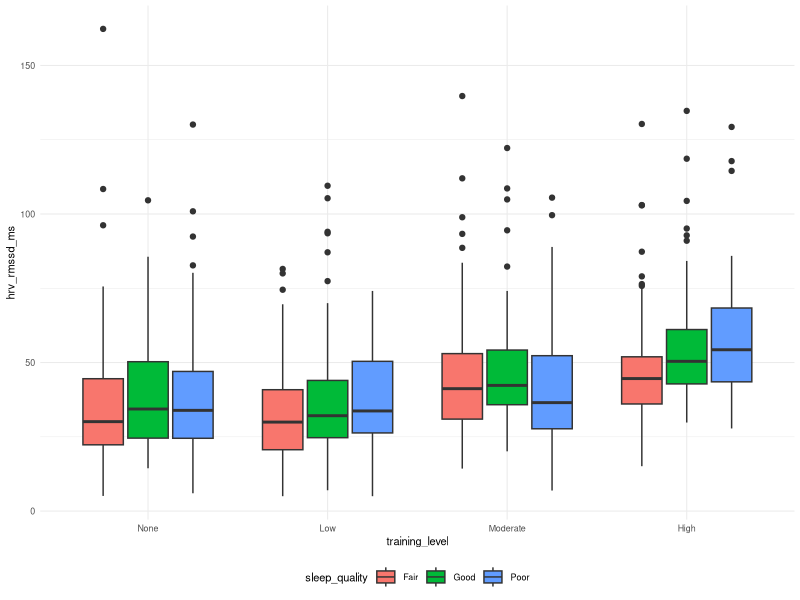
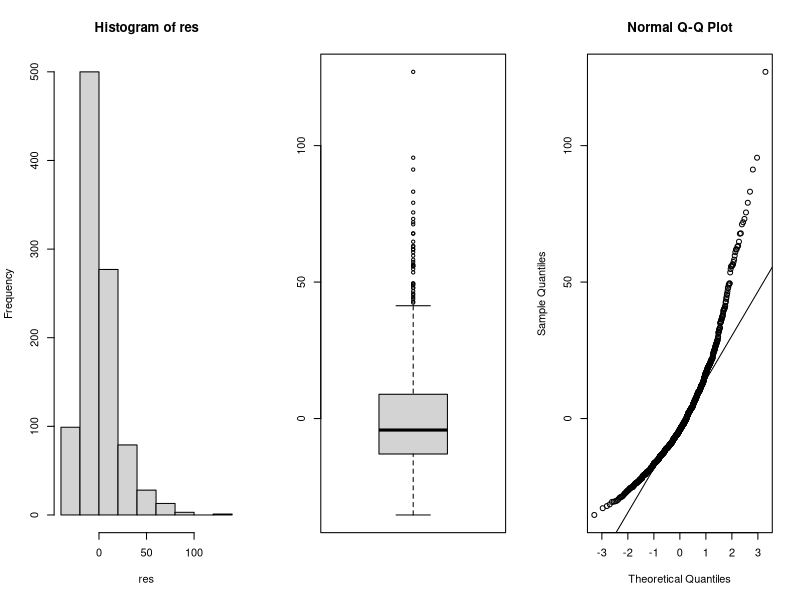

R code for these plots, in order: (Note: this script raises an error after producing the figures.)
####
library(ggplot2)
library(dplyr)
library(gridExtra)
library(tidyverse)
library(RColorBrewer)
library(caret)
library(ggpubr)
library(rstatix)
library(patchwork)

data1 = read.csv("exercise_hrv.csv")
str(data1)

data1 = data1 %>%
  mutate(training_level = as.factor(training_level), sex = as.factor(sex),
         sleep_quality = as.factor(sleep_quality))
str(data1)

# Check effect of sleep quality and training level on hrv values and resting hr values

# 1 - Check for hrv values

data1 %>%
  ggplot(aes( x = training_level, y = hrv_rmssd_ms, fill = sleep_quality))+
  geom_boxplot()+
  scale_x_discrete(limits = c("None", "Low", "Moderate", "High"))+
  theme_minimal(base_size = 8)+
  theme(legend.position = "bottom")

stats = data1 %>%
  group_by(training_level, sleep_quality) %>% 
  summarise(count = n(), mean = mean(hrv_rmssd_ms), sd = sd(hrv_rmssd_ms)) %>%
  as.data.frame()
stats 

anova_two = aov(hrv_rmssd_ms ~ training_level * sleep_quality, data = data1)

# Assumption 1 - Independent samples: Yes, different individuals
# Assumption 2 - Normality of residuals

res = anova_two$residuals
par(mfrow = c(1,3))
hist(res)
boxplot(res)
qqnorm(res)
qqline(res)
r
# Shapiro test
anova_two$xlevels$training_level

h1 <- ggplot(data = anova_two, aes(y = residuals, fill = xlevels$training_level)) +
  geom_boxplot(color = "black", position = 'identity') + 
  labs(title = "Histogram", y = "Phenotype", x = "Height") +
  facet_grid(.~ anova_two$xlevels$training_level) # allows me to split by Females and Males
h1


# Create data frame for plotting
plot_data <- data.frame(
  residuals = residuals(anova_two),
  training_level = anova_two$model$training_level
)

# Plot
ggplot(plot_data, aes(x = training_level, y = residuals, fill = training_level)) +
  geom_boxplot(color = "black") +
  labs(title = "Residuals by Training Level", 
       y = "Residuals", 
       x = "Training Level")



library(ggplot2)
library(gridExtra)

# Data frame for plots
plot_data <- data.frame(
  residuals = residuals(anova_two),
  training_level = anova_two$model$training_level
)

# Boxplot by group
p1 <- ggplot(plot_data, aes(x = training_level, y = residuals, fill = training_level)) +
  geom_boxplot(color = "black") +
  labs(title = "Residuals by Training Level", x = "Training Level", y = "Residuals")

# Histogram of residuals
p2 <- ggplot(plot_data, aes(x = residuals, fill = training_level)) +
  geom_histogram(color = "black", bins = 20, alpha = 0.6, position = "identity") +
  labs(title = "Histogram of Residuals", x = "Residuals", y = "Count")

# QQ plot with reference line
p3 <- ggplot(plot_data, aes(sample = residuals)) +
  stat_qq() +
  stat_qq_line() +
  labs(title = "Q-Q Plot of Residuals")

# Arrange all plots
gridExtra::grid.arrange(p1, p2, p3, ncol = 2)








shapiro.test(res)

# Normality fails, but since we have a big sample size (>30 for each group), we can ignore this.

# Assumption 3 - Equality of variances

levenetest <- levene_test(hrv_rmssd_ms ~ training_level * sleep_quality, data = data1) %>%
  as.data.frame()
levenetest$p

# 0.66 > 0.05, we can conclude that there is not a difference between the variances of the two 
# groups

#4- Outliers: There should be no significant outliers in any group

data1 %>% 
  identify_outliers(hrv_rmssd_ms)

# We have some extreme outliers

# See how many extreme outliers we have

data1 %>%
  identify_outliers(hrv_rmssd_ms) %>%
  filter(is.extreme == TRUE)

# We have 6 extreme outliers with ids 313, 395, 439, 526, 654, 928

# Let's remove them

data1_clean = data1 %>%
  filter(!id %in% c(313, 395, 439, 526, 654, 928))
str(data1_clean)

# Checking for new outliers

data1_clean %>% 
  identify_outliers(hrv_rmssd_ms) %>%
  filter(is.extreme == TRUE)

# Removing the new outlier

data1_clean2 = data1_clean %>%
  filter(!id %in% c(134))
str(data1_clean2)

data1_clean2 %>% 
  identify_outliers(hrv_rmssd_ms) %>%
  filter(is.extreme == TRUE)

# No more extreme outliers

anova_two_clean = aov(hrv_rmssd_ms ~ training_level + sleep_quality, data = data1_clean2) # + Because sleep and train don't relate

res_clean = anova_two_clean$residuals
par(mfrow = c(1,3))
hist(res_clean)
boxplot(res_clean)
qqnorm(res_clean)
qqline(res_clean)

shapiro.test(res_clean)

# Normality fails, but since we have a big sample size (>30 for each group), we can ignore this.

levenetest_clean <- levene_test(hrv_rmssd_ms ~ training_level * sleep_quality, data = data1_clean2) %>%
  as.data.frame()
levenetest_clean$p

# 0.58 > 0.05, we can conclude that there is not a difference between the variances of the two 
# groups

### Post Hoc ###

summary(anova_two_clean)
TUKEY <- TukeyHSD(anova_two_clean)
TUKEY

# There is no significant relation between training and sleep, but there is between hrv values and both training and sleep.

with(data1_clean2, interaction.plot(sleep_quality, training_level, hrv_rmssd_ms, 
                          type = "b", col = c(2,3), leg.bty ="o", 
                          lwd = 2, pch = c(18,24), 
                          xlab = "Sleep and Training", ylab = "HRV level") )

# 1 - Check for resting HR values

str(data1)

data1 %>%
  ggplot(aes( x = training_level, y = resting_hr_bpm, fill = sleep_quality))+
  geom_boxplot()+
  scale_x_discrete(limits = c("None", "Low", "Moderate", "High"))+
  theme_minimal(base_size = 8)+
  theme(legend.position = "bottom")

stats2 = data1 %>%
  group_by(training_level, sleep_quality) %>% 
  summarise(count = n(), mean = mean(resting_hr_bpm), sd = sd(resting_hr_bpm)) %>%
  as.data.frame()
stats2 

anova_two2 = aov(resting_hr_bpm ~ training_level + sleep_quality, data = data1) # "+" For same reason as above

# Assumption 1 - Independent samples: Yes, different individuals
# Assumption 2 - Normality of residuals

res2 = anova_two2$residuals
par(mfrow = c(1,3))
hist(res2)
boxplot(res2)
qqnorm(res2)
qqline(res2)

# Shapiro test

shapiro.test(res2)

# Almost perfect normality.

# Assumption 3 - Equality of variances

levenetest2 <- levene_test(resting_hr_bpm ~ training_level * sleep_quality, data = data1) %>%
  as.data.frame()
levenetest2$p

# 0.78 > 0.05, we can conclude that there is not a difference between the variances of the two 
# groups

#4- Outliers: There should be no significant outliers in any group

data1 %>% 
  identify_outliers(resting_hr_bpm)

# We have no extreme outliers

### Post Hoc ###

summary(anova_two2)
TUKEY <- TukeyHSD(anova_two2)
TUKEY

# There is no significant relation between training and sleep.

with(data1, interaction.plot(sleep_quality, training_level, resting_hr_bpm, 
                                    type = "b", col = c(2,3), leg.bty ="o", 
                                    lwd = 2, pch = c(18,24), 
                                    xlab = "Sleep and Training", ylab = "HRV level") )
